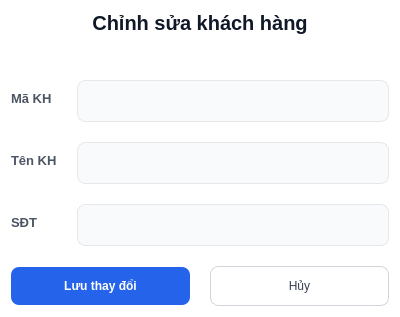
<?xml version="1.0" encoding="UTF-8"?>
<ui version="4.0">
 <class>Dialog</class>
 <widget class="QDialog" name="Dialog">
  <property name="geometry">
   <rect>
    <x>0</x>
    <y>0</y>
    <width>400</width>
    <height>300</height>
   </rect>
  </property>
  <property name="windowTitle">
   <string>Dialog</string>
  </property>
  <property name="styleSheet">
   <string notr="true">/* 1. Tổng thể Cửa sổ Dialog */
QDialog#Dialog {
    background-color: #ffffff;
    font-family: &quot;Inter&quot;, &quot;Segoe UI&quot;, sans-serif;
}

/* 2. Tiêu đề chính (Chỉnh sửa khách hàng) */
QLabel#lblTitleChinhSuaKH {
    font-size: 20px;
    font-weight: 700; /* Bold */
    color: #111827;
    padding-bottom: 10px;
    margin-bottom: 15px;
}

/* 3. Nhãn thuộc tính trong Form */
QLabel#lblTenKH, QLabel#lblSDTKH, QLabel#lblMaKH {
    font-size: 13px;
    font-weight: 600; /* Semi-bold */
    color: #4b5563;
}

/* 4. Ô nhập liệu và ComboBox */
QLineEdit, QComboBox {
    background-color: #f9fafb;
    border: 1px solid #e5e7eb;
    border-radius: 8px;
    padding: 10px 12px;
    color: #111827;
    min-height: 20px;
}

/* Hiệu ứng khi nhấn vào ô nhập liệu */
QLineEdit:focus, QComboBox:focus {
    border: 2px solid #2563eb;
    background-color: #ffffff;
}

/* 5. Nút bấm chức năng */

/* Nút LƯU (Xanh dương) */
QPushButton#btnLuu {
    background-color: #2563eb;
    color: #ffffff;
    font-weight: 700;
    border-radius: 8px;
    padding: 12px 24px;
    min-width: 120px;
}

QPushButton#btnLuu:hover {
    background-color: #1d4ed8;
}

/* Nút HỦY (Trắng viền xám) */
QPushButton#btnHuy {
    background-color: #ffffff;
    color: #374151;
    border: 1px solid #d1d5db;
    border-radius: 8px;
    padding: 12px 24px;
}

QPushButton#btnHuy:hover {
    background-color: #f3f4f6;
}

</string>
  </property>
  <layout class="QVBoxLayout" name="verticalLayout">
   <property name="spacing">
    <number>20</number>
   </property>
   <item>
    <widget class="QLabel" name="lblTitleChinhSuaKH">
     <property name="text">
      <string>Chỉnh sửa khách hàng</string>
     </property>
     <property name="alignment">
      <set>Qt::AlignCenter</set>
     </property>
    </widget>
   </item>
   <item>
    <layout class="QFormLayout" name="formLayout">
     <item row="1" column="0">
      <widget class="QLabel" name="lblTenKH">
       <property name="text">
        <string>Tên KH</string>
       </property>
       <property name="alignment">
        <set>Qt::AlignBottom|Qt::AlignLeading|Qt::AlignLeft</set>
       </property>
      </widget>
     </item>
     <item row="1" column="1">
      <widget class="QLineEdit" name="txtTenKH"/>
     </item>
     <item row="2" column="0">
      <widget class="QLabel" name="lblSDTKH">
       <property name="text">
        <string>SĐT</string>
       </property>
       <property name="alignment">
        <set>Qt::AlignBottom|Qt::AlignLeading|Qt::AlignLeft</set>
       </property>
      </widget>
     </item>
     <item row="2" column="1">
      <widget class="QLineEdit" name="txtSDTKH"/>
     </item>
     <item row="0" column="0">
      <widget class="QLabel" name="lblMaKH">
       <property name="text">
        <string>Mã KH</string>
       </property>
       <property name="alignment">
        <set>Qt::AlignBottom|Qt::AlignLeading|Qt::AlignLeft</set>
       </property>
      </widget>
     </item>
     <item row="0" column="1">
      <widget class="QLineEdit" name="txtReadOnlyMaKH">
       <property name="readOnly">
        <bool>true</bool>
       </property>
      </widget>
     </item>
    </layout>
   </item>
   <item>
    <layout class="QHBoxLayout" name="horizontalLayout">
     <item>
      <widget class="QPushButton" name="btnLuu">
       <property name="text">
        <string>Lưu thay đổi</string>
       </property>
      </widget>
     </item>
     <item>
      <widget class="QPushButton" name="btnHuy">
       <property name="text">
        <string>Hủy</string>
       </property>
      </widget>
     </item>
    </layout>
   </item>
  </layout>
 </widget>
 <resources/>
 <connections/>
</ui>
